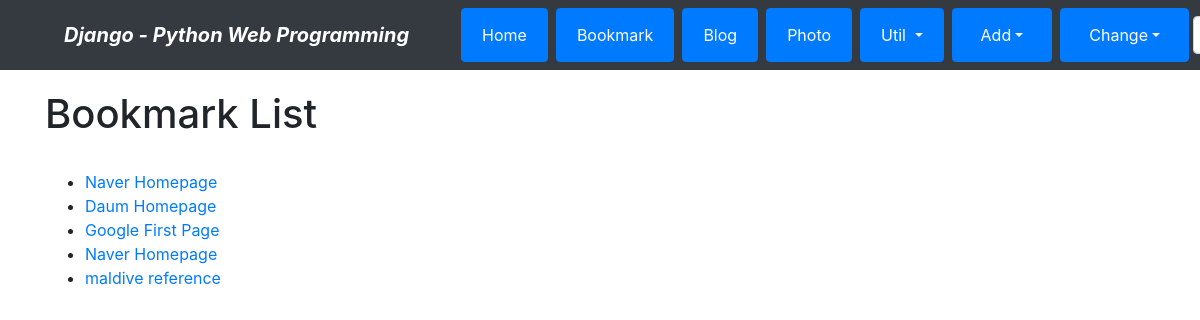
Before: /bookmark/ with the older database file.
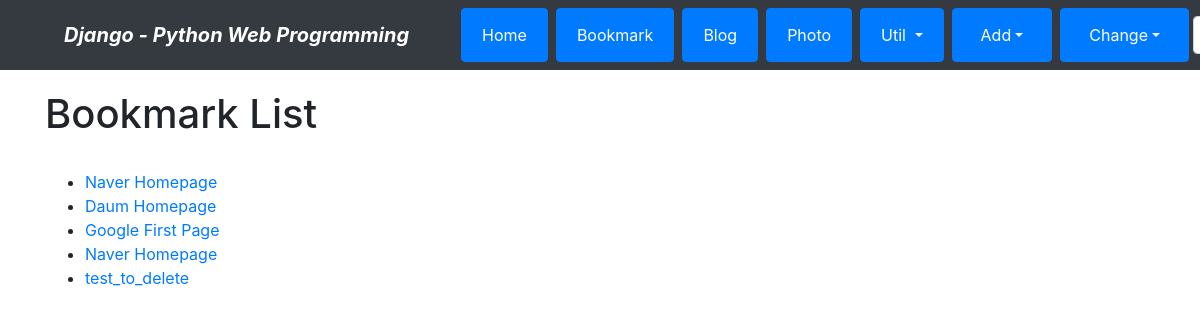
After: the same page with the newer database file.
### bookmark/models.py (models this page shows)
class Bookmark(models.Model):
    title = models.CharField('TITLE',max_length=100,blank=True)
    url = models.URLField('URL',unique=True)
    owner = models.ForeignKey(User, on_delete=models.CASCADE, blank=True, null=True)
    def __str__(self):
        return self.title

### bookmark/views.py (the view)
# urls.py: path('', views.BookmarkLV.as_view(), name='index'),
class BookmarkLV(ListView):
    model = Bookmark

### bookmark/templates/bookmark/bookmark_list.html (shortened to what this page needs)
{% extends "base.html" %}
{% block content %}
    <h1>Bookmark List</h1>
    <br>
    <ul>
        {% for bookmark in object_list %}
            <li><a href="{% url 'bookmark:detail' bookmark.id %}"> {{ bookmark }} </a></li>
        {% endfor %}
    </ul>
{% endblock %}

### templates/base.html (shortened to what this page needs)
<!DOCTYPE html>
<html lang="ko">
    <head>
        <link rel="stylesheet" href="https://stackpath.bootstrapcdn.com/bootstrap/4.4.1/css/bootstrap.min.css">
    </head>
    <body style="padding-top:90px;">
        <nav class="navbar navbar-dark bg-dark navbar-expand-lg fixed-top">
            <span class="navbar-brand mx-5 mb-0 font-weight-bold font-italic">Django - Python Web Programming</span>
            <div class="collapse navbar-collapse" id="navbarSupportedContent">
              <ul class="navbar-nav mr-auto">
                <li class="nav-item mx-1 btn btn-primary">
                  <a class="nav-link text-white" href="{% url 'home' %}">Home</a>
                </li>
                <li class="nav-item mx-1 btn btn-primary">
                  <a class="nav-link text-white" href="{% url 'bookmark:index'%}">Bookmark</a>
                </li>
                <li class="nav-item mx-1 btn btn-primary">
                  <a class="nav-link text-white" href="{% url 'blog:index'%}">Blog</a>
                </li>
                <li class="nav-item mx-1 btn btn-primary">
                  <a class="nav-link text-white" href="{% url 'photo:index' %}">Photo</a>
                </li>
                <li class="nav-item dropdown mx-1 btn btn-primary">
                  <a class="nav-link dropdown-toggle text-white" href="#" data-toggle="dropdown">
                    Util
                  </a>
                </li>
              </ul>
              <li class="nav-item dropdown mx-1 btn btn-primary">
                <a class="nav-link dropdown-toggle text-white" href="#" data-toggle="dropdown">Add</a>
              </li>
              <li class="nav-item dropdown mx-1 btn btn-primary">
                <a class="nav-link dropdown-toggle text-white" href="#" data-toggle="dropdown">Change</a>
              </li>
              <form class="form-inline my-2" action="" method="post">{% csrf_token %}
                <input class="form-control mr-sm-2" type="search" placeholder="global search" name="search_word">
              </form>
            </div>
          </nav>
          <div class="container">
              {% block content %}{% endblock %}
          </div>
    </body>
</html>

Changed rows visible on the page:
removed Bookmark: title "maldive reference"
added Bookmark: title "test_to_delete"
